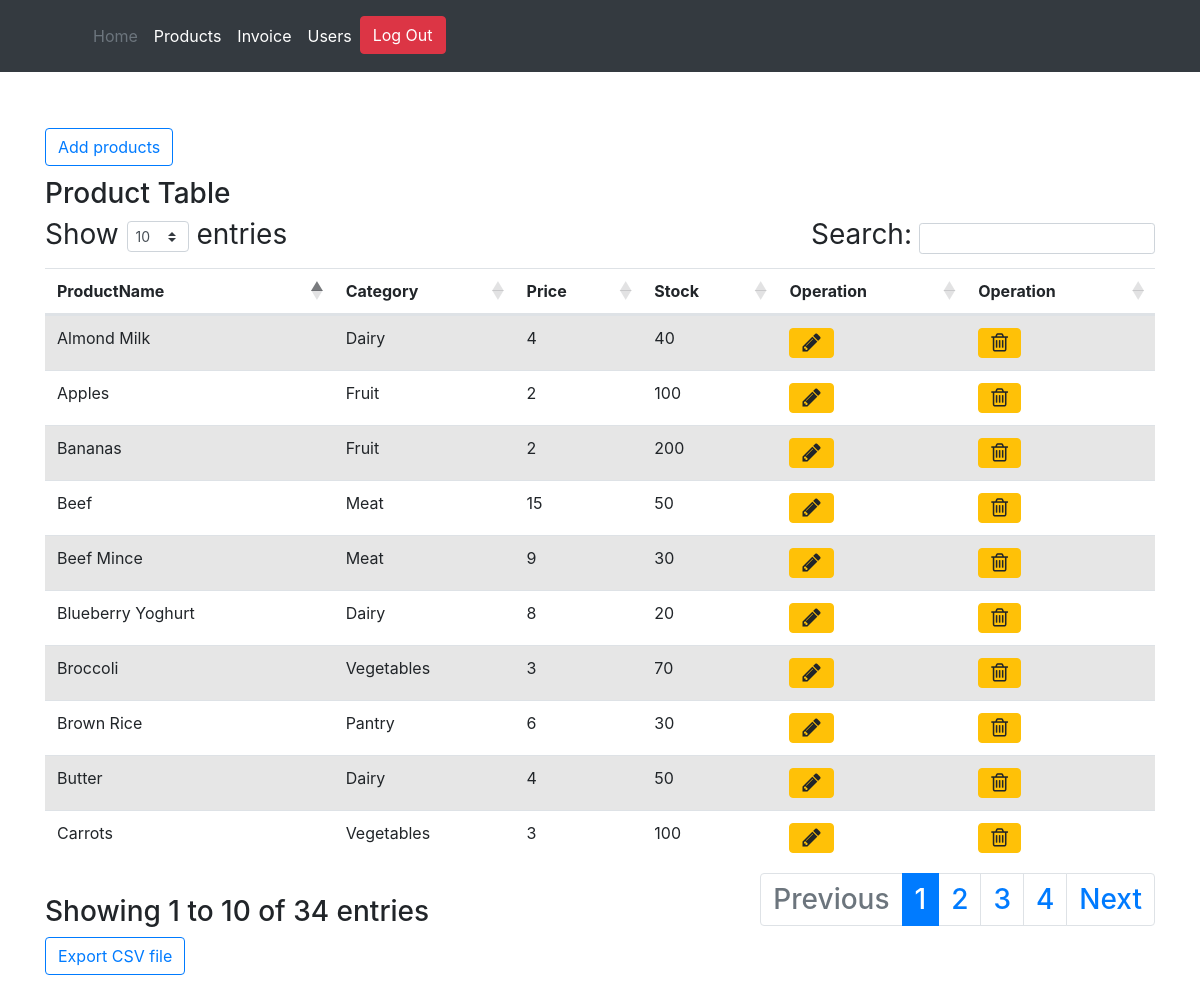
/products.php, run on the app's committed database.
### tables this page shows
CREATE TABLE `products` (
  `ProductID` int(6) NOT NULL,
  `ProductName` varchar(100) NOT NULL,
  `Category` varchar(30) NOT NULL,
  `Unit` varchar(10) NOT NULL,
  `Price` int(10) NOT NULL,
  `Stock` int(10) NOT NULL,
  `ExpiryDate` date NOT NULL,
  `Active` tinyint(1) NOT NULL
);

### products.php (the view, shortened to what this page needs)
<?php
    include_once('connection.php');
    $query = "SELECT * FROM products";
    $result = mysqli_query($conn,$query);
?>
<html>
    <head>
    <link rel="stylesheet" href="https://cdn.jsdelivr.net/npm/bootstrap@4.3.1/dist/css/bootstrap.min.css">
	<link rel="stylesheet" href="https://cdn.datatables.net/1.11.5/css/dataTables.bootstrap5.min.css">
	<link href="https://maxcdn.bootstrapcdn.com/font-awesome/4.7.0/css/font-awesome.min.css" rel="stylesheet"/>
    </head>
    <body>
        <header class="p-3 bg-dark text-white">
            <div class="container">
                <div class="d-flex flex-wrap align-items-center justify-content-center justify-content-lg-start">
                    <a href="/" class="d-flex align-items-center mb-2 mb-lg-0 text-white text-decoration-none">
                    <svg class="bi me-2" width="40" height="32" role="img" aria-label="Bootstrap"><use xlink:href="#bootstrap"></use></svg>
                    </a>
                    <ul class="nav col-12 col-lg-auto me-lg-auto mb-2 justify-content-center mb-md-0">
                    <li><a href="index.php" class="nav-link px-2 text-secondary">Home</a></li>
                    <li><a href="products.php" class="nav-link px-2 text-white">Products</a></li>
                    <li><a href="orders.php" class="nav-link px-2 text-white">Invoice</a></li>
                    <li><a href="users.php" class="nav-link px-2 text-white">Users</a></li>
                    <li><a href="logout.php" class="btn btn-danger">Log Out</a></li>
                    </ul>
                </div>
            </div>
        </header>
        <div class="container">
            <div class="row" style="padding-top:5%;">
                <div class="col-md-2">
                    <a type="button" class="btn btn-outline-primary" href="addgrocery.php">Add products</a>
                </div>
            </div>
            <div class="row" style="padding-top:1%;">
                <div class="col-md-12">
                    <h3>Product Table<h3>
                    <table id="example" class="table table-striped" style="width:100%">
                        <thead>
                            <tr>
                                <th>ProductName</th>
                                <th>Category</th>
                                <th>Price</th>
                                <th>Stock</th>
                                <th>Operation</th>
                                <th>Operation</th>
                            </tr>
                        </thead>
                        <?php
                        if (!empty($result) && $result->num_rows > 0) {
                            while ($row = $result-> fetch_assoc()){
                                if($row['Stock'] > 3){
                                echo "
                                <tr>
                                    <td>".$row['ProductName']."</td>
                                    <td>".$row['Category']."</td>
                                    <td>".$row['Price']."</td>
                                    <td>".$row['Stock']."</td>
                                    <td>
                                        <a type='button' class='btn btn-warning' href='editgrocery.php?proo=$row[ProductName]&catt=$row[Category]&prii=$row[Price]&amoo=$row[Stock]'>
                                        <i class='fa fa-pencil fa-lg'></i></a>
                                    </td>
                                    <td>
                                        <a type='button' class='btn btn-warning' href='deletegrocery.php?prou=$row[ProductName]'>
                                        <i class='fa fa-trash-o fa-lg'></i></a>
                                    </td>
                                </tr>
                                ";
                                }
                            }
                        }
                        else{
                            echo "";
                        }
                        ?>
                    </table>
                </div>
                    <form method = "post" class="col-md-6" action = "export_grocery.php">
                        <input type = "submit" name = "export" value = "Export CSV file" class="btn btn-outline-primary"/>
                    </form>
            </div>
            <div class="row" style="padding-top:1%;">
            </div>
        </div>
    </body>
</html>

### data on the page
products: ProductName "Beef", Category "Meat", Price "15", Stock "50"
products: ProductName "Almond Milk", Category "Dairy", Price "4", Stock "40"
products: ProductName "Blueberry Yoghurt", Category "Dairy", Price "8", Stock "20"
products: ProductName "Butter", Category "Dairy", Price "4", Stock "50"
products: ProductName "Apples", Category "Fruit", Price "2", Stock "100"
products: ProductName "Bananas", Category "Fruit", Price "2", Stock "200"
products: ProductName "Carrots", Category "Vegetables", Price "3", Stock "100"
products: ProductName "Broccoli", Category "Vegetables", Price "3", Stock "70"
products: ProductName "Beef Mince", Category "Meat", Price "9", Stock "30"
products: ProductName "Brown Rice", Category "Pantry", Price "6", Stock "30"
